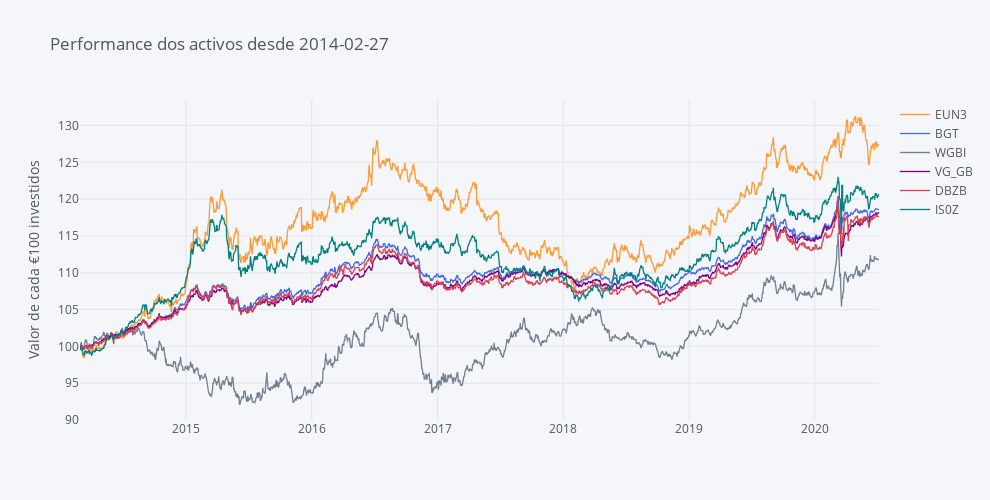

Notebook code for this chart:
### Code cell
fundos_norm.iplot(dimensions = dimensions,title='Performance dos activos desde ' + begin,
                  yTitle='Valor de cada €100 investidos', colors=Palette)

### Figure 1 — Plotly figure (JSON) as saved in the notebook; plotly's stock layout.template omitted (floating-point values rounded to 4 significant figures; data arrays with more than 128 entries replaced by an {"elided": "..."} marker saying what was removed)
{"data": [{"line": {"color": "rgba(255, 153, 51, 1.0)", "dash": "solid", "shape": "linear", "width": 1.3}, "mode": "lines", "name": "EUN3", "text": "", "type": "scatter", "x": {"elided": "2417 str values"}, "y": {"elided": "2417 float values"}}, {"line": {"color": "rgba(65, 105, 225, 1.0)", "dash": "solid", "shape": "linear", "width": 1.3}, "mode": "lines", "name": "BGT", "text": "", "type": "scatter", "x": {"elided": "2417 str values"}, "y": {"elided": "2417 float values"}}, {"line": {"color": "rgba(112, 128, 144, 1.0)", "dash": "solid", "shape": "linear", "width": 1.3}, "mode": "lines", "name": "WGBI", "text": "", "type": "scatter", "x": {"elided": "2417 str values"}, "y": {"elided": "2417 float values"}}, {"line": {"color": "rgba(128, 0, 128, 1.0)", "dash": "solid", "shape": "linear", "width": 1.3}, "mode": "lines", "name": "VG_GB", "text": "", "type": "scatter", "x": {"elided": "2417 str values"}, "y": {"elided": "2417 float values"}}, {"line": {"color": "rgba(219, 64, 82, 1.0)", "dash": "solid", "shape": "linear", "width": 1.3}, "mode": "lines", "name": "DBZB", "text": "", "type": "scatter", "x": {"elided": "2417 str values"}, "y": {"elided": "2417 float values"}}, {"line": {"color": "rgba(0, 128, 128, 1.0)", "dash": "solid", "shape": "linear", "width": 1.3}, "mode": "lines", "name": "IS0Z", "text": "", "type": "scatter", "x": {"elided": "2417 str values"}, "y": {"elided": "2417 float values"}}], "layout": {"height": 500, "legend": {"bgcolor": "#F5F6F9", "font": {"color": "#4D5663"}}, "paper_bgcolor": "#F5F6F9", "plot_bgcolor": "#F5F6F9", "title": {"font": {"color": "#4D5663"}, "text": "Performance dos activos desde 2014-02-27"}, "width": 990, "xaxis": {"autorange": true, "gridcolor": "#E1E5ED", "range": ["2014-02-27", "2020-07-06"], "showgrid": true, "tickfont": {"color": "#4D5663"}, "title": {"font": {"color": "#4D5663"}, "text": ""}, "type": "date", "zerolinecolor": "#E1E5ED"}, "yaxis": {"autorange": true, "gridcolor": "#E1E5ED", "range": [90.0, 133.5], "showgrid": true, "tickfont": {"color": "#4D5663"}, "title": {"font": {"color": "#4D5663"}, "text": "Valor de cada €100 investidos"}, "type": "linear", "zerolinecolor": "#E1E5ED"}}}
